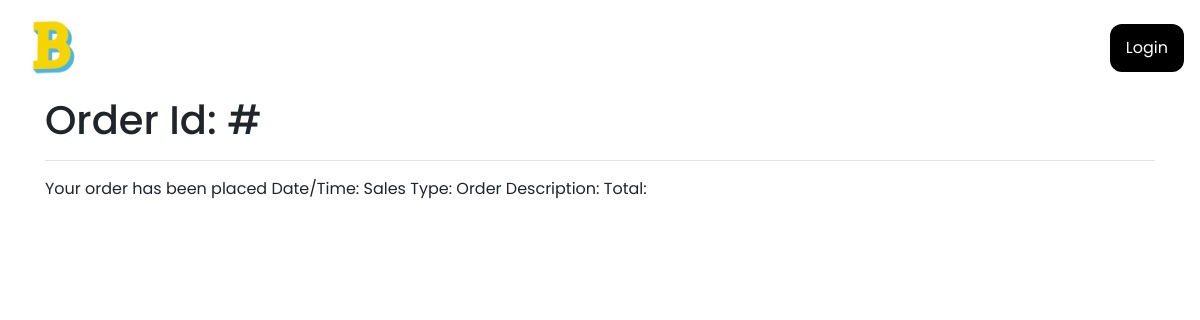
/order/28, run on an earlier commit of the app's database.
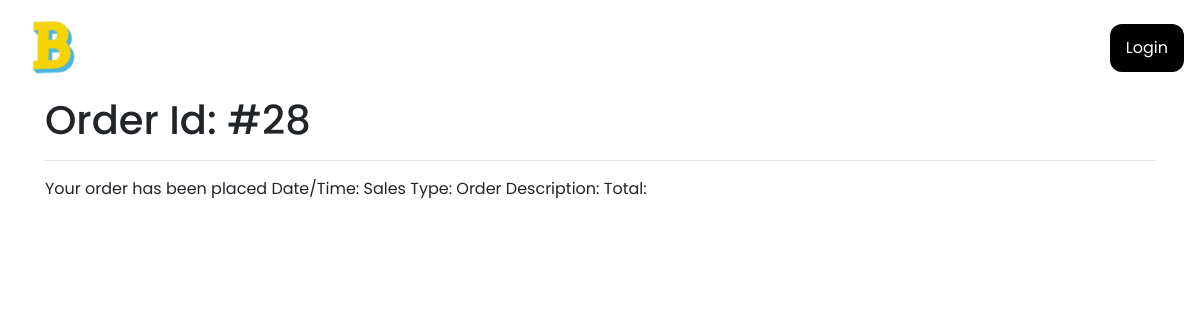
And on a later commit of the database.
### models.py (models this page shows)
class Order(db.Model):
    id = db.Column(db.Integer, primary_key=True)
    order = db.Column(db.String(), nullable=False)
    user = db.Column(db.String(),nullable=False)
    phone = db.Column(db.String(), nullable=False)
    location = db.Column(db.String(), nullable=False)
    branch = db.Column(db.String(), nullable=False)
    date_created = db.Column(db.DateTime, default=datetime.utcnow)
    def __repr__(self):
        return f"Item('{self.id}', '{self.date_created}')"

### app.py (the view)
@app.route('/order/<int:id>')
def order(id):
    order = Order.query.filter_by(id=id).first()
    print(order)
    return render_template('order.html', order=order)

### templates/order.html
{% extends "base.html" %}
{% block body %}
<div class="container">
    <h1> Order Id: #{{order.id}} </h1>
    <hr>
    Your order has been placed
    Date/Time:
    Sales Type:
    Order Description:
    Total:
</div>
{% endblock %}

What changed in the data, as far as the page shows it:
added Order: id "28"
